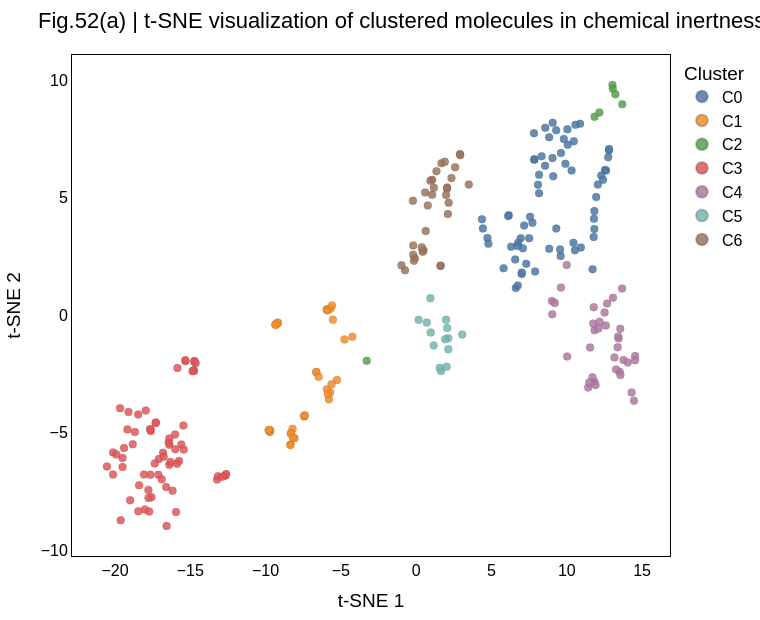
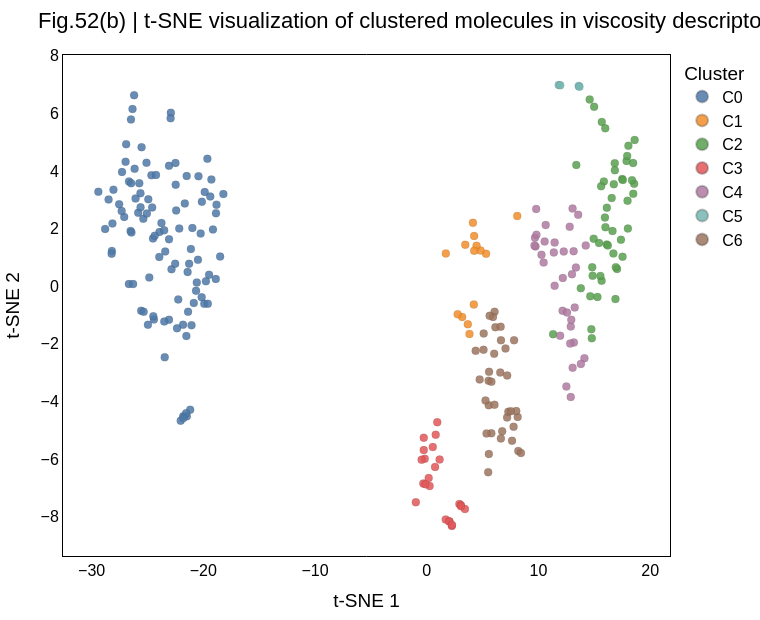

Source (notebook cell) for these figures, in order:
### Markdown cell above
# Supplementary Fig.52：t-SNE visualization of clustered molecules in descriptor space

### Code cell
def plot_tsne_scatter(
    csv_path,
    title,
    out_html=None,
    palette=None,
):
    """
    Interactive t-SNE scatter plot from a CSV with tsne_1, tsne_2, label, and name columns.
    """
    if palette is None:
        palette = ["#4E79A7", "#F28E2B", "#59A14F", "#E15759", "#B07AA1", "#76B7B2", "#9C755F"]

    df = pd.read_csv(csv_path).copy()
    required_cols = {"tsne_1", "tsne_2", "label", "name"}
    missing_cols = required_cols - set(df.columns)
    if missing_cols:
        raise ValueError(f"Missing required columns in {csv_path}: {sorted(missing_cols)}")

    df["label_display"] = df["label"].map(lambda x: f"C{x}")

    def label_sort_key(value):
        try:
            return (0, float(value))
        except (TypeError, ValueError):
            return (1, str(value))

    labels = sorted(df["label"].unique().tolist(), key=label_sort_key)
    color_map = {label: palette[i % len(palette)] for i, label in enumerate(labels)}

    fig = go.Figure()
    for label in labels:
        sub = df[df["label"] == label]
        customdata = np.column_stack([
            sub["name"].astype(str),
            sub["label_display"].astype(str),
        ])
        fig.add_trace(go.Scatter(
            x=sub["tsne_1"],
            y=sub["tsne_2"],
            mode="markers",
            name=f"C{label}",
            customdata=customdata,
            marker=dict(
                color=color_map[label],
                size=8,
                opacity=0.85,
                line=dict(color="rgba(0,0,0,0.25)", width=0.4),
            ),
            hovertemplate=(
                "<b>%{customdata[0]}</b><br>"
                "label=%{customdata[1]}<br>"
                "tsne_1=%{x:.3f}<br>"
                "tsne_2=%{y:.3f}"
                "<extra></extra>"
            ),
        ))

    fig.update_layout(
        title=title,
        font=dict(family="Helvetica", size=16, color="black"),
        paper_bgcolor="white",
        plot_bgcolor="white",
        margin=dict(l=60, r=20, t=55, b=55),
        width=760,
        height=620,
        legend=dict(title="Cluster", itemsizing="constant"),
    )
    fig.update_xaxes(
        title_text="t-SNE 1",
        showline=True,
        linewidth=1,
        linecolor="black",
        mirror=True,
        zeroline=False,
    )
    fig.update_yaxes(
        title_text="t-SNE 2",
        showline=True,
        linewidth=1,
        linecolor="black",
        mirror=True,
        zeroline=False,
    )

    if out_html is not None:
        fig.write_html(out_html, include_plotlyjs="cdn")

    return fig


fig52_type1 = plot_tsne_scatter(
    "../data/TYPE1-tsne-feature.csv",
    title="Fig.52(a) | t-SNE visualization of clustered molecules in chemical inertness descriptor space",
    out_html="../result/Fig.52(a) | t-SNE chemical inertness.html",
)
fig52_type1.show()


fig52_type2 = plot_tsne_scatter(
    "../data/TYPE2-tsne-feature.csv",
    title="Fig.52(b) | t-SNE visualization of clustered molecules in viscosity descriptor space",
    out_html="../result/Fig.52(b) | t-SNE viscosity.html",
)
fig52_type2.show()

### Figure 1 — Plotly figure (JSON) as saved in the notebook; plotly's stock layout.template omitted (floating-point values rounded to 4 significant figures; data arrays with more than 128 entries replaced by an {"elided": "..."} marker saying what was removed)
{"data": [{"customdata": {"elided": "67x2 str values"}, "hovertemplate": "<b>%{customdata[0]}</b><br>label=%{customdata[1]}<br>tsne_1=%{x:.3f}<br>tsne_2=%{y:.3f}<extra></extra>", "marker": {"color": "#4E79A7", "line": {"color": "rgba(0,0,0,0.25)", "width": 0.4}, "opacity": 0.85, "size": 8}, "mode": "markers", "name": "C0", "type": "scatter", "x": [7.082, 7.503, 11.71, 6.942, 4.729, 6.771, 7.169, 7.718, 6.573, 6.304, 4.796, 9.912, 10.06, 10.88, 4.366, 11.83, 6.73, 10.44, 12.29, 5.803, 6.149, 6.111, 8.834, 9.591, 9.302, 9.555, 10.54, 7.001, 9.051, 7.014, 11.81, 6.613, 10.04, 10.57, 9.614, 8.56, 4.431, 11.83, 6.748, 7.849, 12.07, 8.329, 9.805, 11.79, 7.835, 7.895, 9.1, 8.572, 8.159, 12.41, 10.93, 12.53, 12.61, 7.819, 8.829, 9.295, 9.063, 12.8, 12.75, 12.81, 10.47, 10.32, 8.16, 11.95, 8.091, 7.562, 7.308], "y": [2.836, 3.27, 1.95, 3.266, 3.279, 3.078, 3.81, 3.925, 2.365, 2.903, 3.034, 6.435, 7.245, 8.134, 4.077, 4.424, 2.933, 3.074, 5.939, 1.988, 4.241, 4.21, 2.818, 2.513, 3.681, 2.785, 2.753, 1.739, 6.677, 1.812, 4.09, 1.148, 7.903, 8.094, 6.889, 6.356, 3.685, 3.655, 1.254, 6.627, 5.552, 6.754, 7.493, 3.321, 6.611, 1.854, 5.903, 7.964, 5.184, 5.751, 2.876, 6.171, 6.154, 7.735, 7.568, 7.861, 8.181, 7.011, 6.709, 7.069, 7.398, 6.152, 5.968, 5.019, 5.543, 4.176, 2.177]}, {"customdata": [["FC(F)COc1cccc(C(F)(F)F)c1", "C1"], ["Fc1ccc(C2CO2)cc1F", "C1"], ["FC(F)(F)c1ccc(C2CO2)cc1", "C1"], ["COCc1c(F)c(F)cc(F)c1F", "C1"], ["COC(OC)c1ccc(F)c(F)c1F", "C1"], ["FC(F)COc1ccccc1", "C1"], ["FCCOc1ccc(C(F)(F)F)cc1", "C1"], ["FCCOc1ccc(F)cc1F", "C1"], ["FCCOc1c(F)cccc1F", "C1"], ["Fc1cccc(OCC(F)F)c1", "C1"], ["FC(F)(F)c1cccc(C2CO2)c1", "C1"], ["COCc1ccc(C(F)(F)F)cc1", "C1"], ["COCc1ccc(C(F)(F)F)c(F)c1", "C1"], ["FC(F)(F)COc1ccccc1", "C1"], ["FC(F)(F)COc1ccc(C(F)(F)F)cc1C(F)(F)F", "C1"], ["COCc1ccc(C(F)(F)F)cc1C", "C1"], ["FCCOc1ccc(F)c(F)c1", "C1"], ["FCCOc1cc(F)ccc1F", "C1"], ["Fc1cc(F)cc(OCC(F)F)c1", "C1"], ["COCc1ccccc1C(F)(F)F", "C1"], ["Fc1cc(C2CO2)cc(F)c1F", "C1"], ["COCc1ccc(C)c(F)c1F", "C1"], ["COCc1cccc(C(F)(F)F)c1", "C1"], ["FCCOc1ccccc1F", "C1"], ["FCCOc1cccc(F)c1", "C1"], ["FCCOc1ccc(F)cc1", "C1"], ["COCc1c(F)c(F)c(F)c(F)c1F", "C1"], ["FC(F)(F)COCc1ccccc1", "C1"], ["CC(C)[Si](OCc1ccoc1C(F)(F)F)(C(C)C)C(C)C", "C1"], ["COC(OC)c1ccc(C(F)(F)F)cc1", "C1"], ["Fc1ccc(C2OCCO2)cc1F", "C1"], ["Fc1cc(C2OCCO2)cc(F)c1F", "C1"], ["COCc1cccc(F)c1F", "C1"], ["FC(F)(F)COc1ccc(C(F)(F)F)cc1", "C1"], ["CSCOCc1cccc(C(F)(F)F)c1", "C1"], ["Fc1ccc(OCC(F)(F)F)cc1", "C1"], ["C[Si](C)(C)C(F)(F)C(F)(F)Oc1cccc(C(F)(F)F)c1", "C1"]], "hovertemplate": "<b>%{customdata[0]}</b><br>label=%{customdata[1]}<br>tsne_1=%{x:.3f}<br>tsne_2=%{y:.3f}<extra></extra>", "marker": {"color": "#F28E2B", "line": {"color": "rgba(0,0,0,0.25)", "width": 0.4}, "opacity": 0.85, "size": 8}, "mode": "markers", "name": "C1", "type": "scatter", "x": [-5.711, -9.705, -6.633, -9.324, -9.192, -7.431, -5.791, -8.304, -8.209, -7.445, -6.632, -5.923, -5.878, -5.926, -5.256, -5.695, -8.073, -8.327, -7.392, -5.932, -9.688, -9.328, -5.919, -8.179, -8.347, -8.35, -9.18, -6.476, -4.241, -5.588, -9.787, -9.79, -9.352, -5.616, -5.529, -5.87, -4.76], "y": [-3.29, -4.981, -2.431, -0.4025, -0.3177, -4.326, -3.585, -5.014, -4.847, -4.292, -2.43, 0.2222, 0.2032, -3.166, -2.772, 0.2654, -5.25, -5.056, -4.27, 0.2375, -4.906, -0.4044, 0.224, -5.228, -5.519, -5.537, -0.3564, -2.633, -0.9288, 0.4021, -4.919, -4.892, -0.4218, -2.95, -0.2083, -3.37, -1.047]}, {"customdata": [["C[Si](C)(CCC(F)(F)C(F)(F)C(F)(F)C(F)(F)C(F)(F)C(F)(F)C(F)(F)C(F)(F)F)O[Si](C)(C)CCC(F)(F)C(F)(F)C(F)(F)C(F)(F)C(F)(F)C(F)(F)C(F)(F)C(F)(F)F", "C2"], ["CCO[Si](OCC)(OCC)O[Si](CC)(CC(F)(F)C(F)(F)C(F)(F)F)O[Si](CC)(CC)CC", "C2"], ["FC(F)(F)[Si]1(C(F)(F)F)O[Si](C(F)(F)F)(C(F)(F)F)O[Si](C(F)(F)F)(C(F)(F)F)O1", "C2"], ["FC(F)(F)[Si]1(C(F)(F)F)O[Si](C(F)(F)F)(C(F)(F)F)O[Si](C(F)(F)F)(C(F)(F)F)O[Si](C(F)(F)F)(C(F)(F)F)O1", "C2"], ["c1ccc([Si]2(c3ccccc3)O[Si](c3ccccc3)(c3ccccc3)O[Si](c3ccccc3)(c3ccccc3)O[Si](c3ccccc3)(c3ccccc3)O2)cc1", "C2"], ["C[Si](C)(CCC(F)(F)C(F)(F)C(F)(F)C(F)(F)C(F)(F)C(F)(F)F)O[Si](C)(C)CCC(F)(F)C(F)(F)C(F)(F)C(F)(F)C(F)(F)C(F)(F)F", "C2"], ["CCCCC(F)C(F)(F)[Si](OC(O[Si](C(F)(F)F)(C(F)(F)F)C(F)(F)C(F)CCCC)[SiH2]CC[Si](C)(C)Cl)(C(F)(F)F)C(F)(F)F", "C2"]], "hovertemplate": "<b>%{customdata[0]}</b><br>label=%{customdata[1]}<br>tsne_1=%{x:.3f}<br>tsne_2=%{y:.3f}<extra></extra>", "marker": {"color": "#59A14F", "line": {"color": "rgba(0,0,0,0.25)", "width": 0.4}, "opacity": 0.85, "size": 8}, "mode": "markers", "name": "C2", "type": "scatter", "x": [13.04, 13.68, 11.84, 12.16, -3.281, 13.06, 13.22], "y": [9.786, 8.965, 8.441, 8.622, -1.951, 9.625, 9.397]}, {"customdata": {"elided": "67x2 str values"}, "hovertemplate": "<b>%{customdata[0]}</b><br>label=%{customdata[1]}<br>tsne_1=%{x:.3f}<br>tsne_2=%{y:.3f}<extra></extra>", "marker": {"color": "#E15759", "line": {"color": "rgba(0,0,0,0.25)", "width": 0.4}, "opacity": 0.85, "size": 8}, "mode": "markers", "name": "C3", "type": "scatter", "x": [-18.01, -19.5, -18.45, -17.78, -17.57, -20.12, -19.17, -15.85, -16.57, -19.5, -18.82, -20.12, -17.64, -19.4, -18.46, -19.91, -14.75, -14.73, -16.4, -14.79, -14.85, -17.95, -16.6, -12.69, -18.4, -12.66, -15.99, -17.12, -16.01, -16.39, -15.33, -15.6, -15.75, -15.44, -16.17, -17.36, -17.77, -17.09, -17.66, -17.62, -17.29, -17.3, -17.65, -18.07, -15.32, -20.54, -16.44, -15.87, -16.39, -17.73, -15.94, -18.99, -16.3, -14.73, -14.64, -15.46, -19.66, -16.81, -16.76, -18.68, -19.1, -16.9, -19.62, -13.22, -13.16, -12.62, -12.87], "y": [-8.284, -6.089, -8.357, -7.448, -7.755, -5.849, -4.872, -2.259, -8.981, -6.471, -5.503, -6.793, -6.806, -5.661, -4.238, -5.944, -2.376, -1.961, -6.38, -2.362, -2.395, -4.071, -7.318, -6.836, -7.245, -6.823, -5.715, -6.801, -5.089, -5.522, -1.96, -5.513, -6.214, -5.732, -7.483, -6.321, -7.789, -6.132, -4.869, -4.94, -4.572, -4.604, -4.871, -6.794, -1.93, -6.455, -5.424, -6.33, -5.261, -8.37, -8.39, -7.89, -6.255, -1.992, -2.054, -4.705, -3.968, -5.865, -6.035, -4.987, -4.134, -6.993, -8.736, -7.007, -6.87, -6.771, -6.886]}, {"customdata": [["CC(C(F)(F)F)C(F)(F)F", "C4"], ["CC(C)(C)C(F)(F)F", "C4"], ["FC(F)(F)C(C1CC1)C(F)(F)F", "C4"], ["FC(F)(F)C(F)(F)C(F)(F)C1CCCC1", "C4"], ["FC(F)(F)C1CCCC1", "C4"], ["FC(F)(F)C(C1CCCCC1)(C(F)(F)F)C(F)(F)F", "C4"], ["FC(F)(F)C(F)(C1CCCCC1)C(F)(F)F", "C4"], ["FC(F)(F)C(F)(F)C1CCCCC1", "C4"], ["FC(F)C(F)(F)OCC(F)(F)F", "C4"], ["FC(F)(F)C(CC(C(F)(F)F)C(F)(F)F)C(F)(F)F", "C4"], ["CCC(F)(F)CC(F)(F)F", "C4"], ["FC(F)(F)C1CCC1", "C4"], ["CC(CC(C(F)(F)F)C(F)(F)F)(C(F)(F)F)C(F)(F)F", "C4"], ["FC(F)(F)C(F)(F)SCCI", "C4"], ["FC(F)(F)C1SCCS1", "C4"], ["FCOCC(F)(F)F", "C4"], ["FC(F)(F)C(F)(F)SC(F)(F)C(F)(F)F", "C4"], ["FC(F)OCC(F)(F)F", "C4"], ["FC(F)(F)SCCSC(F)(F)C(F)(F)F", "C4"], ["FC(F)C(F)(F)OCC(F)(F)C(F)(F)F", "C4"], ["CSCC(F)(F)F", "C4"], ["CCSCC(F)(F)F", "C4"], ["FC(F)C(F)SC(F)(F)C(F)F", "C4"], ["FC(F)(F)CSCC(F)(F)F", "C4"], ["FC(C(F)(F)F)C(F)(F)SCC(F)(F)F", "C4"], ["FC(F)C(F)SC(F)(F)F", "C4"], ["FC(F)C(F)(F)SC(F)(F)F", "C4"], ["FC(F)C(F)(F)SC(F)(F)C(F)F", "C4"], ["FC(F)COCC(F)F", "C4"], ["FC1(F)SC(F)(F)C(F)(F)SC1(F)F", "C4"], ["FC1(F)CCC(C(F)(F)F)CC1", "C4"], ["FC1(F)CCCCC1", "C4"], ["FC1CCCCC1", "C4"], ["FC(F)(F)C1CCC(C(F)(F)F)CC1", "C4"], ["FC1(F)C(F)(F)C(F)(F)C1(F)F", "C4"], ["FC1C(F)C(F)(F)C(F)(F)C1(F)F", "C4"]], "hovertemplate": "<b>%{customdata[0]}</b><br>label=%{customdata[1]}<br>tsne_1=%{x:.3f}<br>tsne_2=%{y:.3f}<extra></extra>", "marker": {"color": "#B07AA1", "line": {"color": "rgba(0,0,0,0.25)", "width": 0.4}, "opacity": 0.85, "size": 8}, "mode": "markers", "name": "C4", "type": "scatter", "x": [11.84, 11.91, 13.17, 13.44, 13.51, 13.55, 13.41, 13.37, 9.614, 13.07, 11.71, 13.56, 13.67, 12.59, 13.27, 9.014, 12.68, 9.208, 12.51, 9.998, 11.42, 11.49, 11.85, 11.55, 11.79, 11.76, 12.18, 12.1, 9.035, 14.54, 13.76, 14.31, 14.46, 14.05, 14.53, 10.02], "y": [-2.846, -2.983, -1.806, -1.005, -2.414, -0.5878, -0.9127, -1.378, 1.167, 0.7291, -2.652, -2.553, 1.127, -0.4524, -2.324, 0.5915, 0.4854, 0.514, 0.1046, 2.13, -3.09, -2.872, -0.6458, -1.386, 0.3299, -0.3683, -0.2854, -0.5731, 0.03184, -1.749, -1.92, -3.302, -3.65, -2.02, -1.93, -1.767]}, {"customdata": [["C[Si](C)(C)O[Si](C)(C)O[Si](C)(C)O[Si](C)(C)C", "C5"], ["C[Si](C)(C)O[Si](C)(C)O[Si](C)(C)O[Si](C)(C)O[Si](C)(C)C", "C5"], ["C[Si](C)(C)O[Si](C)(C)O[Si](C)(C)C", "C5"], ["C[Si](C)(C)O[Si](C)(C)C", "C5"], ["C[Si]1(C)O[Si](C)(C)O[Si](C)(C)O1", "C5"], ["C[Si]1(C)O[Si](C)(C)O[Si](C)(C)O[Si](C)(C)O1", "C5"], ["C[Si]1(C)O[Si](C)(C)O[Si](C)(C)O[Si](C)(C)O[Si](C)(C)O1", "C5"], ["CO[Si](C)(OC)OC", "C5"], ["C[Si]1(C)O[Si](C)(C)O[Si]2(O1)O[Si](C)(C)O[Si](C)(C)O2", "C5"], ["C[SiH](C)O[Si](C)(C)O[Si](C)(C)O[Si](C)(C)O[Si](C)(C)O[Si](C)(C)O[Si](C)(C)O[SiH](C)C", "C5"], ["C[Si]1(C)O[Si](C)(C)O[Si](C)(C)O[Si](C)(C)O[Si](C)(C)O[Si](C)(C)O1", "C5"], ["C[Si](C)(C)O[Si](C)(C)O[Si](C)(C)O[Si](C)(C)O[Si](C)(C)O[Si](C)(C)O[Si](C)(C)C", "C5"], ["C[Si]1(C)O[Si](C)(C)O[Si](C)(C)O[Si](C)(C)O[Si](C)(C)O[Si](C)(C)O[Si](C)(C)O[Si](C)(C)O1", "C5"], ["CC[Si]1(CC)O[Si](CC)(CC)O[Si](CC)(CC)O[Si](CC)(CC)O1", "C5"]], "hovertemplate": "<b>%{customdata[0]}</b><br>label=%{customdata[1]}<br>tsne_1=%{x:.3f}<br>tsne_2=%{y:.3f}<extra></extra>", "marker": {"color": "#76B7B2", "line": {"color": "rgba(0,0,0,0.25)", "width": 0.4}, "opacity": 0.85, "size": 8}, "mode": "markers", "name": "C5", "type": "scatter", "x": [0.963, 1.165, 0.7066, 0.1622, 1.988, 2.058, 2.13, 0.9445, 3.057, 1.647, 2.135, 1.565, 2.026, 1.922], "y": [-0.7412, -1.296, -0.3244, -0.2073, -0.2083, -0.55, -0.9908, 0.7082, -0.8263, -2.382, -1.455, -2.251, -2.207, -1.03]}, {"customdata": [["CCOC(F)(F)C(F)(C(F)(F)F)C(F)(F)F", "C6"], ["COC(F)(F)C(F)(C(F)(F)F)C(F)(F)F", "C6"], ["COC(F)(F)C(F)(F)C(F)(F)C(F)(F)C(F)(F)F", "C6"], ["CCOC(F)(F)C(F)(F)C(F)(F)C(F)(F)C(F)(F)C(F)(F)F", "C6"], ["COC(F)(F)C(F)(F)C(F)(F)C(F)(F)C(F)(F)C(F)(F)F", "C6"], ["CCOC(F)(F)C(F)F", "C6"], ["CCOC(F)(F)C(F)(F)C(F)(F)C(F)(F)F", "C6"], ["COC(F)(F)C(F)(F)C(F)(F)C(F)(F)F", "C6"], ["COC(C(F)(F)F)(C(F)(F)C(F)(F)F)C(F)(F)C(F)(F)F", "C6"], ["COC(F)(F)C(F)(F)C(F)(F)F", "C6"], ["CC(C)(C)OCC(F)(F)F", "C6"], ["CC(C)OCC(F)(F)F", "C6"], ["COC(F)(F)OC(F)(F)OC(F)(F)F", "C6"], ["CCOC(F)(C(F)(C(F)(F)F)C(F)(F)F)C(F)(C(F)(F)F)C(F)(F)F", "C6"], ["CO[Si](C)(C)O[Si](C)(O[Si](C)(C)C)C(F)(F)C(F)(F)C(F)(F)F", "C6"], ["COCCOCC(F)(F)F", "C6"], ["COCCOCC(F)F", "C6"], ["CCOC(F)(F)C(F)(F)C(F)(F)C(F)(F)C(F)(F)F", "C6"], ["CCOC(C(F)(F)F)(C(F)(F)F)C(F)(F)F", "C6"], ["CCC[Si](OCC)(C(F)(F)F)C(F)(F)F", "C6"], ["C[Si](C)(C)O[Si](C)(CCC(F)(F)F)O[Si](C)(C)C", "C6"], ["CCOC(F)(C(F)(F)C(F)(F)C(F)(F)F)C(F)(C(F)(F)F)C(F)(F)F", "C6"], ["CCCOC(C(F)F)(C(F)(F)F)C(F)(F)F", "C6"], ["COCC(F)(F)F", "C6"], ["CCOCC(F)(F)F", "C6"], ["COCC(F)F", "C6"], ["COC(C(F)(F)F)(C(F)(F)F)C(F)(F)F", "C6"], ["C[Si](C)(CCC(F)(F)F)O[Si](C)(C)CCC(F)(F)F", "C6"], ["COC(C)(C(F)(F)F)C(F)(F)F", "C6"], ["COCOCC(F)(F)F", "C6"], ["COC(CSCC(F)(F)F)OC", "C6"], ["COC(C(F)F)(C(F)(F)F)C(F)(F)F", "C6"]], "hovertemplate": "<b>%{customdata[0]}</b><br>label=%{customdata[1]}<br>tsne_1=%{x:.3f}<br>tsne_2=%{y:.3f}<extra></extra>", "marker": {"color": "#9C755F", "line": {"color": "rgba(0,0,0,0.25)", "width": 0.4}, "opacity": 0.85, "size": 8}, "mode": "markers", "name": "C6", "type": "scatter", "x": [2.058, 1.064, 1.347, 2.588, 1.683, 0.633, 2.044, 0.9492, 1.903, 0.5976, 0.4886, 0.4258, -0.2167, 2.907, 3.495, -0.08621, -0.7415, 2.343, 1.986, 2.106, 1.62, 2.928, 2.16, -0.1968, 0.3687, -0.9769, 1.173, 1.618, 0.7706, -0.203, -0.1477, 1.057], "y": [5.421, 5.754, 6.116, 6.284, 6.46, 3.573, 5.373, 5.713, 6.519, 5.214, 2.739, 2.695, 4.861, 6.856, 5.549, 2.415, 1.905, 5.825, 5.105, 4.295, 2.095, 6.801, 4.779, 2.958, 2.883, 2.111, 5.416, 2.094, 4.654, 2.563, 2.307, 5.112]}], "layout": {"font": {"color": "black", "family": "Helvetica", "size": 16}, "height": 620, "legend": {"itemsizing": "constant", "title": {"text": "Cluster"}}, "margin": {"b": 55, "l": 60, "r": 20, "t": 55}, "paper_bgcolor": "white", "plot_bgcolor": "white", "title": {"text": "Fig.52(a) | t-SNE visualization of clustered molecules in chemical inertness descriptor space"}, "width": 760, "xaxis": {"linecolor": "black", "linewidth": 1, "mirror": true, "showline": true, "title": {"text": "t-SNE 1"}, "zeroline": false}, "yaxis": {"linecolor": "black", "linewidth": 1, "mirror": true, "showline": true, "title": {"text": "t-SNE 2"}, "zeroline": false}}}

### Figure 2 — Plotly figure (JSON) as saved in the notebook; plotly's stock layout.template omitted (floating-point values rounded to 4 significant figures; data arrays with more than 128 entries replaced by an {"elided": "..."} marker saying what was removed)
{"data": [{"customdata": {"elided": "102x2 str values"}, "hovertemplate": "<b>%{customdata[0]}</b><br>label=%{customdata[1]}<br>tsne_1=%{x:.3f}<br>tsne_2=%{y:.3f}<extra></extra>", "marker": {"color": "#4E79A7", "line": {"color": "rgba(0,0,0,0.25)", "width": 0.4}, "opacity": 0.85, "size": 8}, "mode": "markers", "name": "C0", "type": "scatter", "x": [-23.07, -19.87, -22.91, -22.93, -21.66, -18.21, -19.38, -22.49, -20.43, -20.13, -19.28, -25.09, -18.87, -19.14, -18.82, -22.47, -21.8, -21.18, -26.96, -23.07, -26.66, -25.63, -24.96, -21.06, -20.15, -23.08, -25.56, -21.37, -24.93, -21.48, -20.58, -23.75, -21.11, -20.85, -21.49, -21.27, -21.81, -25.34, -22.25, -26.91, -22.03, -27.08, -24.42, -22.43, -28.19, -25.53, -28.21, -23.41, -24.65, -21.41, -25.83, -25.62, -23.92, -24.51, -26.07, -22.85, -20.48, -26.15, -20.24, -25.73, -26.51, -28.05, -26.44, -27.54, -27.31, -20.98, -22.52, -19.64, -25.37, -27.28, -24.35, -23.5, -22.35, -21.52, -26.29, -19.92, -26.48, -18.88, -21.54, -21.78, -19.6, -26.34, -25.06, -23.51, -24.48, -19.77, -19.49, -24.58, -23.94, -29.4, -26.66, -26.46, -20.65, -24.24, -28.48, -22.16, -18.5, -26.2, -28.14, -28.79, -23.46, -24.84], "y": [4.182, 3.274, 6.024, 5.835, 2.875, 3.201, 3.12, 4.28, 3.823, 2.936, 3.707, 4.29, 2.536, 1.97, 2.833, 3.527, -4.518, -4.29, 4.325, 1.631, 0.07635, 3.227, -1.339, -1.355, -0.3838, -1.166, -0.8474, -0.8887, 3.016, -4.517, 0.1284, 2.2, 1.289, -0.5792, 3.825, 0.7768, -1.337, -0.8902, -0.4581, 4.932, -4.668, 2.408, -1.154, 2.634, 1.227, 4.829, 1.13, 1.207, 3.853, 0.4959, 2.548, 2.741, 1.88, 1.661, 3.044, 0.5922, 0.9163, 4.076, 1.83, 3.575, 1.921, 3.352, 1.866, 2.845, 2.614, 2.022, 0.7823, 4.426, 2.344, 3.966, 1.756, -1.229, -1.46, -1.73, 0.07402, -0.609, 5.792, 0.2499, -4.41, -4.578, -0.6093, 6.155, 2.523, 1.94, -1.044, 0.1723, 0.3968, 2.737, 1.017, 3.282, 3.638, 3.577, -0.1608, 3.865, 3.013, 2.004, 1.029, 6.635, 2.181, 1.991, -2.466, 0.3062]}, {"customdata": [["C[Si]1(C)O[Si](C)(C)O[Si](C)(C)O1", "C1"], ["C[Si]1(C)O[Si](C)(C)O[Si](C)(C)O[Si](C)(C)O1", "C1"], ["C[Si]1(C)O[Si](C)(C)O[Si](C)(C)O[Si](C)(C)O[Si](C)(C)O1", "C1"], ["CO[Si](C)(OC)OC", "C1"], ["FC(F)(F)C1(F)OC1(C(F)(C(F)(F)F)C(F)(F)F)C(F)(C(F)(F)F)C(F)(F)F", "C1"], ["FC(F)(F)[Si]1(C(F)(F)F)O[Si](C(F)(F)F)(C(F)(F)F)O[Si](C(F)(F)F)(C(F)(F)F)O1", "C1"], ["FC(F)(F)[Si]1(C(F)(F)F)O[Si](C(F)(F)F)(C(F)(F)F)O[Si](C(F)(F)F)(C(F)(F)F)O[Si](C(F)(F)F)(C(F)(F)F)O1", "C1"], ["C[Si]1(C)O[Si](C)(C)O[Si]2(O1)O[Si](C)(C)O[Si](C)(C)O2", "C1"], ["C[Si]1(C(F)(F)F)O[Si](C)(C(F)(F)F)O[Si](C)(C(F)(F)F)O1", "C1"], ["C[Si]1(C)O[Si](C)(C)O[Si](C)(C)O[Si](C)(C)O[Si](C)(C)O[Si](C)(C)O1", "C1"], ["c1ccc([Si]2(c3ccccc3)O[Si](c3ccccc3)(c3ccccc3)O[Si](c3ccccc3)(c3ccccc3)O[Si](c3ccccc3)(c3ccccc3)O2)cc1", "C1"], ["C[Si]1(C)O[Si](C)(C)O[Si](C)(C)O[Si](C)(C)O[Si](C)(C)O[Si](C)(C)O[Si](C)(C)O[Si](C)(C)O1", "C1"], ["FC(F)(F)C(=C1C(F)(C(F)(F)F)OCCOC1(C(F)(F)F)C(F)(F)F)C(F)(F)F", "C1"], ["CC[Si]1(CC)O[Si](CC)(CC)O[Si](CC)(CC)O[Si](CC)(CC)O1", "C1"]], "hovertemplate": "<b>%{customdata[0]}</b><br>label=%{customdata[1]}<br>tsne_1=%{x:.3f}<br>tsne_2=%{y:.3f}<extra></extra>", "marker": {"color": "#F28E2B", "line": {"color": "rgba(0,0,0,0.25)", "width": 0.4}, "opacity": 0.85, "size": 8}, "mode": "markers", "name": "C1", "type": "scatter", "x": [5.309, 4.819, 4.456, 8.098, 3.823, 3.168, 2.766, 3.448, 4.213, 4.242, 1.708, 4.134, 3.677, 4.245], "y": [1.13, 1.239, 1.404, 2.438, -1.655, -1.066, -0.9739, 1.438, -0.6385, 1.746, 1.139, 2.203, -1.32, 1.234]}, {"customdata": [["C[Si](C)(C)O[Si](C)(C)O[Si](C)(C)O[Si](C)(C)C", "C2"], ["C[Si](C)(C)O[Si](C)(C)O[Si](C)(C)O[Si](C)(C)O[Si](C)(C)C", "C2"], ["C[Si](C)(C)O[Si](C)(C)O[Si](C)(C)C", "C2"], ["C[Si](C)(C)O[Si](C)(C)C", "C2"], ["FC(F)(F)C(F)(F)OC(F)(F)C(F)(F)F", "C2"], ["COC(F)(F)C(F)(F)C(F)(F)C(F)(F)C(F)(F)F", "C2"], ["CCOC(F)(F)C(F)(F)C(F)(F)C(F)(F)C(F)(F)C(F)(F)F", "C2"], ["COC(F)(F)C(F)(F)C(F)(F)C(F)(F)C(F)(F)C(F)(F)F", "C2"], ["FC(F)C(F)(F)OCC(F)(F)F", "C2"], ["CCOC(F)(F)C(F)F", "C2"], ["CC(C)(C)OCC(F)(F)F", "C2"], ["CC(C)OCC(F)(F)F", "C2"], ["CCC(F)(F)CC(F)(F)F", "C2"], ["COC(F)(F)OC(F)(F)OC(F)(F)F", "C2"], ["FC(F)(F)C(F)(F)SCCI", "C2"], ["COCCOCC(F)(F)F", "C2"], ["COCCOCC(F)F", "C2"], ["FCOCC(F)(F)F", "C2"], ["FC(F)(F)C(F)(F)SC(F)(F)C(F)(F)F", "C2"], ["FC(F)C(F)(F)OCC(F)(F)C(F)(F)C(F)(F)C(F)F", "C2"], ["FC(F)(F)C(F)(F)C(F)(F)C(F)(F)C(F)(F)OC(F)(F)C(F)(C(F)(F)F)C(F)(F)F", "C2"], ["CCOC(F)(F)C(F)(F)C(F)(F)C(F)(F)C(F)(F)F", "C2"], ["FC(F)OCC(F)(F)F", "C2"], ["FC(C(F)(F)F)C(F)(F)OCCOCC(F)(F)F", "C2"], ["FC(OC(F)(F)F)C(F)(F)OCC(F)(F)F", "C2"], ["C[Si](C)(C)O[Si](C)(CCC(F)(F)F)O[Si](C)(C)C", "C2"], ["FC(F)(F)C(F)(F)OCCOC(F)(F)C(F)(F)F", "C2"], ["FC(F)(F)SCCSC(F)(F)C(F)(F)F", "C2"], ["FC(F)(F)C(F)(F)OC(F)(F)C(F)(F)OC(F)(F)C(F)(F)F", "C2"], ["COCC(F)(F)F", "C2"], ["CCOCC(F)(F)F", "C2"], ["COCC(F)F", "C2"], ["FC(F)C(F)(F)OCC(F)(F)C(F)(F)F", "C2"], ["CSCC(F)(F)F", "C2"], ["CCSCC(F)(F)F", "C2"], ["FC(F)(F)OC(F)(F)C(F)(F)OC(F)(F)C(F)(F)F", "C2"], ["FC(F)(F)C(F)(F)OC(F)(F)C(F)(OC(F)(F)C(F)(F)C(F)(F)F)C(F)(F)F", "C2"], ["FC(F)C(F)SC(F)(F)C(F)F", "C2"], ["FC(F)(F)CSCC(F)(F)F", "C2"], ["FC(C(F)(F)F)C(F)(F)SCC(F)(F)F", "C2"], ["FC(F)C(F)SC(F)(F)F", "C2"], ["FC(F)C(F)(F)SC(F)(F)C(F)F", "C2"], ["C[Si](C)(CCC(F)(F)F)O[Si](C)(C)CCC(F)(F)F", "C2"], ["FC(F)COCC(F)F", "C2"], ["CC(C)[Si](OCc1ccoc1C(F)(F)F)(C(C)C)C(C)C", "C2"], ["COCOCC(F)(F)F", "C2"], ["COC(CSCC(F)(F)F)OC", "C2"]], "hovertemplate": "<b>%{customdata[0]}</b><br>label=%{customdata[1]}<br>tsne_1=%{x:.3f}<br>tsne_2=%{y:.3f}<extra></extra>", "marker": {"color": "#59A14F", "line": {"color": "rgba(0,0,0,0.25)", "width": 0.4}, "opacity": 0.85, "size": 8}, "mode": "markers", "name": "C2", "type": "scatter", "x": [14.98, 14.59, 15.67, 15.98, 14.94, 14.81, 14.63, 13.79, 16.12, 15.85, 16.83, 17.5, 15.61, 17.38, 16.63, 17.97, 18.48, 18.47, 15.42, 15.65, 14.77, 14.85, 17.55, 17.04, 16.71, 11.31, 16.92, 17.53, 15.28, 18.05, 17.89, 18.61, 16.12, 17.94, 16.84, 15.54, 14.73, 15.95, 16.74, 16.21, 16.55, 16.0, 16.89, 18.56, 13.39, 18.37, 18.0], "y": [6.23, 6.485, 5.706, 5.483, 1.653, 0.6592, -0.3504, -0.06898, 2.729, 3.641, 4.274, 3.724, 3.472, 1.616, 1.918, 2.969, 3.211, 4.28, 1.5, 0.1885, -1.807, 0.366, 3.687, 0.6006, 1.134, -1.664, 0.6624, 1.024, -0.3734, 4.876, 4.353, 5.082, 1.447, 4.526, 4.029, 0.3578, -1.497, 2.385, 3.545, 1.418, 3.061, 2.051, -0.4471, 3.555, 4.212, 3.678, 2.002]}, {"customdata": [["FC(F)(F)C(C1CC1)C(F)(F)F", "C3"], ["FC(F)(F)C(F)(F)C(F)(F)C1CCCC1", "C3"], ["FC(F)(F)C1CCCC1", "C3"], ["FC(F)(F)C(C1CCCCC1)(C(F)(F)F)C(F)(F)F", "C3"], ["FC(F)(F)C(F)(C1CCCCC1)C(F)(F)F", "C3"], ["FC(F)(F)C(F)(F)C1CCCCC1", "C3"], ["FC(F)(F)C1CCC1", "C3"], ["FC(F)(F)c1ccc(C2CCCCC2)cc1", "C3"], ["FC(F)(F)C(F)(OC(F)(F)C1(F)C(F)(F)C(F)(F)C(F)(F)C(F)(F)C1(F)F)C(F)(F)F", "C3"], ["FC(F)(F)C(F)(F)C(F)(F)OC1(F)C(F)(F)C(F)(F)C(F)(F)C(F)(C(F)(F)C(F)(F)F)C1(F)F", "C3"], ["FC(F)(F)C(F)(F)C(F)(F)OC1(F)C(F)(F)C(F)(F)C(F)(F)C(F)(OC(F)(F)C(F)(F)C(F)(F)F)C1(F)F", "C3"], ["FC(F)(F)C(F)(F)C1(F)C(F)(F)OC2(F)C(F)(F)C(F)(F)C(F)(F)C(F)(F)C21F", "C3"], ["FC(F)(F)OC1(F)OC2(F)C(F)(F)C(F)(F)C(F)(F)C2(F)C1(F)F", "C3"], ["FC(F)(F)C1(F)C(F)(F)OC2(C(F)(F)C(F)(F)C(F)(F)C(F)(F)C2(F)F)C1(F)F", "C3"], ["FC(F)(F)C(F)(F)C1(F)C(F)(F)OC2(C(F)(F)C(F)(F)C(F)(F)C(F)(F)C2(F)F)C1(F)F", "C3"], ["FC(F)(F)C(F)(F)C(F)(F)C1(F)C(F)(F)OC2(F)C(F)(F)C(F)(F)C(F)(F)C(F)(F)C21F", "C3"], ["FC(F)(F)C(OC(F)(F)C1(F)C(F)(F)C(F)(F)C(F)(F)C(F)(F)C1(F)F)(C(F)(F)F)C(F)(F)F", "C3"], ["FC1(F)CCC(C(F)(F)F)CC1", "C3"], ["FC1(F)CCCCC1", "C3"], ["FC1CCCCC1", "C3"], ["FC(F)(F)C1CCC(C(F)(F)F)CC1", "C3"], ["FC1(F)C(F)(F)C(F)(F)C1(F)F", "C3"], ["FC1C(F)C(F)(F)C(F)(F)C1(F)F", "C3"]], "hovertemplate": "<b>%{customdata[0]}</b><br>label=%{customdata[1]}<br>tsne_1=%{x:.3f}<br>tsne_2=%{y:.3f}<extra></extra>", "marker": {"color": "#E15759", "line": {"color": "rgba(0,0,0,0.25)", "width": 0.4}, "opacity": 0.85, "size": 8}, "mode": "markers", "name": "C3", "type": "scatter", "x": [0.5397, 0.2576, -0.1819, 1.15, 0.7426, 0.1714, -0.4604, -0.9776, 2.918, 3.061, 3.418, 2.042, 1.693, 1.996, 2.242, 2.266, 3.063, -0.3105, -0.2691, -0.2691, -0.1301, 0.9386, 0.8011], "y": [-5.587, -6.934, -5.988, -6.022, -6.274, -6.661, -6.024, -7.504, -7.559, -7.61, -7.74, -8.169, -8.101, -8.166, -8.325, -8.289, -7.638, -6.85, -5.692, -5.26, -6.878, -4.72, -5.157]}, {"customdata": [["CC(C(F)(F)F)C(F)(F)F", "C4"], ["CCOC(F)(F)C(F)(C(F)(F)F)C(F)(F)F", "C4"], ["COC(F)(F)C(F)(C(F)(F)F)C(F)(F)F", "C4"], ["CC(C)(C)C(F)(F)F", "C4"], ["CCOC(F)(F)C(F)(F)C(F)(F)C(F)(F)F", "C4"], ["COC(F)(F)C(F)(F)C(F)(F)C(F)(F)F", "C4"], ["FC(F)(F)C(CC(C(F)(F)F)C(F)(F)F)C(F)(F)F", "C4"], ["COC(C(F)(F)F)(C(F)(F)C(F)(F)F)C(F)(F)C(F)(F)F", "C4"], ["COC(F)(F)C(F)(F)C(F)(F)F", "C4"], ["CC(CC(C(F)(F)F)C(F)(F)F)(C(F)(F)F)C(F)(F)F", "C4"], ["CCOC(F)(C(F)(C(F)(F)F)C(F)(F)F)C(F)(C(F)(F)F)C(F)(F)F", "C4"], ["CO[Si](C)(C)O[Si](C)(O[Si](C)(C)C)C(F)(F)C(F)(F)C(F)(F)F", "C4"], ["FC(F)(F)OC(F)(F)C(F)(OC(F)(F)C(F)(F)F)C(F)(F)F", "C4"], ["CCO[Si](OCC)(OCC)O[Si](CC)(CC(F)(F)C(F)(F)C(F)(F)F)O[Si](CC)(CC)CC", "C4"], ["CCOC(C(F)(F)F)(C(F)(F)F)C(F)(F)F", "C4"], ["CCC[Si](OCC)(C(F)(F)F)C(F)(F)F", "C4"], ["O=C(OC(C(F)(F)F)(C(F)(F)F)C(F)(F)F)C(F)(F)F", "C4"], ["CCOC(F)(C(F)(F)C(F)(F)C(F)(F)F)C(F)(C(F)(F)F)C(F)(F)F", "C4"], ["FCOC(C(F)(F)F)(C(F)(F)F)C(F)(F)F", "C4"], ["CCCOC(C(F)F)(C(F)(F)F)C(F)(F)F", "C4"], ["COC(C(F)(F)F)(C(F)(F)F)C(F)(F)F", "C4"], ["FC(F)(F)OC(C(F)(F)F)(C(F)(F)F)C(F)(F)F", "C4"], ["FC(F)C(F)(F)SC(F)(F)F", "C4"], ["COC(C)(C(F)(F)F)C(F)(F)F", "C4"], ["FC(F)(F)C(F)(OC(F)(C(F)(F)F)C(F)(C(F)(F)F)C(F)(F)F)C(F)(F)F", "C4"], ["FC(F)OC(C(F)(F)F)(C(F)(F)F)C(F)(F)F", "C4"], ["FC(F)(F)C(F)(F)C(F)(F)OC(F)(C(F)(F)C(F)(F)F)C(F)(C(F)(F)F)C(F)(F)F", "C4"], ["FC(F)(F)C(F)(F)C(F)(F)OC(C(F)(F)F)(C(F)(F)F)C(F)(F)C(F)(F)C(F)(F)F", "C4"], ["FC(F)(F)C(F)(F)OC(F)(F)C(F)(F)OC(C(F)(F)F)(C(F)(F)F)C(F)(C(F)(F)F)C(F)(F)C(F)(F)F", "C4"], ["FC(F)(F)C(F)(F)C(F)(F)C(F)(F)C(F)(F)OC(C(F)(F)F)(C(F)(F)F)C(F)(F)C(F)(F)C(F)(F)F", "C4"], ["FC(F)(F)C(F)(F)OC(F)(F)C(OC(F)(C(F)(F)F)C(F)(F)C(F)(F)C(F)(F)F)(C(F)(F)F)C(F)(F)F", "C4"], ["COC(C(F)F)(C(F)(F)F)C(F)(F)F", "C4"], ["FC(F)(F)C(F)(F)OC(F)(F)C(F)(OC(F)(F)C(F)(F)F)C(F)(F)F", "C4"], ["CCCCC(F)C(F)(F)[Si](OC(O[Si](C(F)(F)F)(C(F)(F)F)C(F)(F)C(F)CCCC)[SiH2]CC[Si](C)(C)Cl)(C(F)(F)F)C(F)(F)F", "C4"]], "hovertemplate": "<b>%{customdata[0]}</b><br>label=%{customdata[1]}<br>tsne_1=%{x:.3f}<br>tsne_2=%{y:.3f}<extra></extra>", "marker": {"color": "#B07AA1", "line": {"color": "rgba(0,0,0,0.25)", "width": 0.4}, "opacity": 0.85, "size": 8}, "mode": "markers", "name": "C4", "type": "scatter", "x": [13.05, 11.38, 11.45, 9.794, 13.15, 14.23, 13.35, 11.45, 12.79, 13.0, 12.16, 11.94, 13.24, 12.5, 9.736, 10.55, 12.18, 12.56, 9.64, 12.26, 9.684, 10.46, 13.56, 10.64, 12.89, 10.27, 13.17, 12.84, 13.06, 14.11, 13.8, 9.819, 12.94, 12.89], "y": [2.696, 1.172, 1.516, 2.683, 1.213, 1.411, 0.6521, 0.01393, 2.063, 0.4186, -0.852, -1.717, -0.738, -3.483, 1.382, 1.551, 0.2887, -0.9129, 1.418, 1.207, 1.682, 0.8198, 2.48, 2.126, -1.402, 1.094, -1.954, -1.993, -2.83, -2.498, -2.698, 1.792, -1.165, -3.851]}, {"customdata": [["C[Si](C)(CCC(F)(F)C(F)(F)C(F)(F)C(F)(F)C(F)(F)C(F)(F)C(F)(F)C(F)(F)F)O[Si](C)(C)CCC(F)(F)C(F)(F)C(F)(F)C(F)(F)C(F)(F)C(F)(F)C(F)(F)C(F)(F)F", "C5"], ["C[SiH](C)O[Si](C)(C)O[Si](C)(C)O[Si](C)(C)O[Si](C)(C)O[Si](C)(C)O[Si](C)(C)O[SiH](C)C", "C5"], ["C[Si](C)(C)O[Si](C)(C)O[Si](C)(C)O[Si](C)(C)O[Si](C)(C)O[Si](C)(C)O[Si](C)(C)C", "C5"], ["C[Si](C)(CCC(F)(F)C(F)(F)C(F)(F)C(F)(F)C(F)(F)C(F)(F)F)O[Si](C)(C)CCC(F)(F)C(F)(F)C(F)(F)C(F)(F)C(F)(F)C(F)(F)F", "C5"]], "hovertemplate": "<b>%{customdata[0]}</b><br>label=%{customdata[1]}<br>tsne_1=%{x:.3f}<br>tsne_2=%{y:.3f}<extra></extra>", "marker": {"color": "#76B7B2", "line": {"color": "rgba(0,0,0,0.25)", "width": 0.4}, "opacity": 0.85, "size": 8}, "mode": "markers", "name": "C5", "type": "scatter", "x": [11.81, 13.6, 13.67, 11.95], "y": [6.987, 6.958, 6.929, 6.978]}, {"customdata": [["FC(F)(F)C(F)(OC1CCO1)C(F)(F)F", "C6"], ["FC(F)(F)C(OC1CCO1)(C(F)(F)F)C(F)(F)F", "C6"], ["FC(F)(F)C(F)(F)C(F)(F)OC1CCOCC1", "C6"], ["CC1CC(OC(F)(F)C(F)(F)C(F)(F)F)O1", "C6"], ["FC(F)(F)C(F)(F)C(F)(F)OC1CCOC1", "C6"], ["FC(F)(F)C(F)(F)C(F)(F)C(F)(F)OC1COCO1", "C6"], ["FC(F)(F)C(F)(F)C(F)(F)C(F)(F)C(F)(F)OC1CCO1", "C6"], ["FC(F)(F)C(F)(F)OC1CCO1", "C6"], ["FC(F)(F)C(F)(F)OC1COCO1", "C6"], ["CC1CC(OC(F)(F)C(F)(F)F)O1", "C6"], ["FC(F)(F)C(F)(F)C(F)(F)OC(F)(C(F)(F)F)C1(F)OC(F)(F)C1(F)C(F)(F)C(F)(F)C(F)(F)C(F)(F)C(F)(F)F", "C6"], ["FC(F)(F)C1SCCS1", "C6"], ["C[Si]1(C)OC(C(F)(F)F)(C(F)(F)F)OC1(C(F)(F)F)C(F)(F)F", "C6"], ["FC(F)(F)C(F)(F)C(F)(F)OCC1CO1", "C6"], ["O=C1CC(C(F)(F)F)(C(F)(F)F)O1", "C6"], ["O=C1OCC(COCC(F)(F)C(F)(F)C(F)(F)F)O1", "C6"], ["O=C1OCC(COCC(F)(F)C(F)C(F)(F)F)O1", "C6"], ["FC(F)(F)C1(C(F)(F)F)CO1", "C6"], ["FC(F)(F)C(F)(F)C(F)(F)C(F)(F)C1(F)OC(F)(F)C(F)(F)C1(F)F", "C6"], ["FC(F)(F)C1(C(F)(F)F)CCO1", "C6"], ["FC(F)(F)C1CO1", "C6"], ["FC(F)(F)C(F)(F)C(F)(F)C(F)(F)C1(C(F)(F)F)OC(F)(F)C(F)(F)C1(F)F", "C6"], ["FC(F)(F)C(F)(F)C(F)(F)C1(F)OC(F)(F)C(F)(F)C1(F)F", "C6"], ["FC(F)C1(C(F)(F)F)CO1", "C6"], ["FC(F)(F)C1(F)OC(F)(F)C(F)(F)C1(F)C(F)(F)F", "C6"], ["FC(F)(F)C(F)(F)[C@@]1(F)C(F)(F)O[C@@](F)(C(F)(F)F)C1(F)F", "C6"], ["FC(F)(F)C(F)(F)C(F)(F)C(F)(F)[C@@]1(F)C(F)(F)O[C@@](F)(C(F)(F)C(F)(F)F)C1(F)F", "C6"], ["FC(F)(F)C1(F)OC(F)(F)C(F)(C(F)(F)F)C1(F)F", "C6"], ["FC(F)(F)C1(C(F)(F)F)OC1(F)F", "C6"], ["FC1(F)SC(F)(F)C(F)(F)SC1(F)F", "C6"], ["FC(F)(F)C(C1OC(F)(F)C(F)(F)C1(F)F)(C(F)(F)F)C(F)(F)F", "C6"], ["FC(F)(F)C(F)(F)C1(F)OC1(C(F)(F)F)C(F)(F)F", "C6"], ["FC(F)(F)C(F)(F)C(F)(F)C1(F)OC(F)(F)C1(F)F", "C6"], ["FC(F)(F)C1(F)OC(C(F)(F)F)(C(F)(F)F)C1(F)F", "C6"], ["FC(F)(F)C(F)(CC1OCCO1)OC(F)(F)C(F)(F)C(F)(F)F", "C6"], ["FC(F)(F)C1(C(F)(F)F)OCC1(F)F", "C6"]], "hovertemplate": "<b>%{customdata[0]}</b><br>label=%{customdata[1]}<br>tsne_1=%{x:.3f}<br>tsne_2=%{y:.3f}<extra></extra>", "marker": {"color": "#9C755F", "line": {"color": "rgba(0,0,0,0.25)", "width": 0.4}, "opacity": 0.85, "size": 8}, "mode": "markers", "name": "C6", "type": "scatter", "x": [6.578, 5.082, 7.191, 7.773, 7.299, 7.635, 6.752, 7.2, 8.138, 8.01, 5.5, 7.049, 4.378, 7.523, 6.072, 8.192, 8.43, 6.642, 5.782, 6.145, 7.817, 5.35, 5.549, 6.615, 5.097, 5.258, 5.559, 5.534, 5.929, 6.035, 4.735, 5.787, 6.062, 5.578, 6.634, 5.627], "y": [-2.999, -2.208, -4.557, -4.881, -4.355, -5.365, -5.039, -3.1, -4.541, -4.336, -6.456, -2.161, -2.244, -4.338, -0.8902, -5.719, -5.79, -1.88, -5.109, -1.427, -1.88, -5.113, -4.134, -1.407, -1.642, -3.968, -5.826, -3.282, -1.067, -2.341, -3.236, -3.318, -4.119, -2.974, -5.286, -1.029]}], "layout": {"font": {"color": "black", "family": "Helvetica", "size": 16}, "height": 620, "legend": {"itemsizing": "constant", "title": {"text": "Cluster"}}, "margin": {"b": 55, "l": 60, "r": 20, "t": 55}, "paper_bgcolor": "white", "plot_bgcolor": "white", "title": {"text": "Fig.52(b) | t-SNE visualization of clustered molecules in viscosity descriptor space"}, "width": 760, "xaxis": {"linecolor": "black", "linewidth": 1, "mirror": true, "showline": true, "title": {"text": "t-SNE 1"}, "zeroline": false}, "yaxis": {"linecolor": "black", "linewidth": 1, "mirror": true, "showline": true, "title": {"text": "t-SNE 2"}, "zeroline": false}}}
